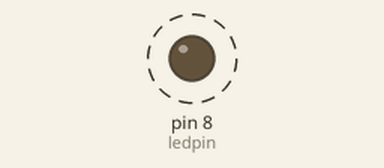
This sketch was run on a simulated Arduino Uno, built with avr-gcc and run on an emulated ATmega328P. Parts: output pins drawn as LEDs (lit = HIGH). Dashed ring = blinking.

Above: at 0.4 s.
Timing chart, 0 to 3.0 s (numbered marks = the images above):
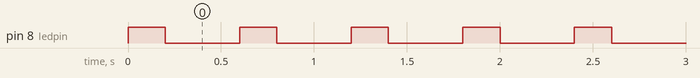

Measured:
- by itself, pin 8 (ledpin): alternates HIGH for 0.20 s and LOW for 0.40 s

The sketch:

LedLight.ino
```cpp
int val;//定義變數val
int ledpin=8 ;//定義Led pin8
int potpin=1;//定義可便電組類比介面0

void setup()
{
pinMode(ledpin,OUTPUT);
//設置數位接腳13為輸出介面，Arduino 上我們用到的I/O 口都要進行類似這樣的定義。
}
void loop()
{
 digitalWrite( ledpin,HIGH) ;
 delay(200);
 digitalWrite( ledpin,LOW) ;
 delay(400);


}
```
